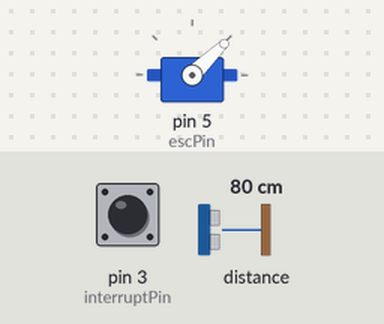
Bench run of a sketch on a simulated Arduino Uno, built with avr-gcc and run on an emulated ATmega328P. On the bench: servo. Wiring (inferred from the names in the program): LIDAR-Lite range finder at I2C address 0x62. The inputs (shaded band) are chosen by the test bench; at power-on: pin 3 (interruptPin) HIGH, distance to the obstacle 80 cm. What the sketch prints to the serial monitor is not drawn.

Above: at 0.1 s.
At 3.2 s:
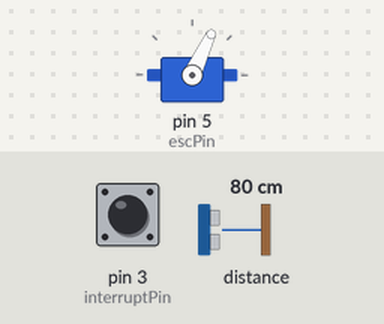
3.3 s: pin 3 (interruptPin) pulled LOW for 0.15 s
At 5.0 s:
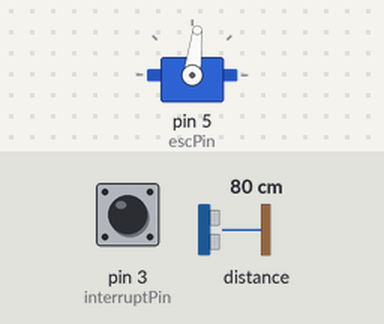
Timing chart, 0 to 6.5 s (numbered marks = the images above; inputs shaded):
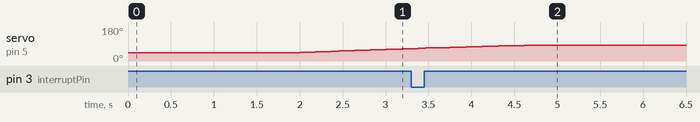

The sketch:

lidar0410_working.ino
```cpp
// simple timer. remember to start with reset().

class Timer
{
    unsigned long startTime;
    boolean timerOn;

    // constructor
  public:
    Timer() {
      startTime = micros();
    }

    unsigned long getTime() {
      return (micros() - startTime);
    }

    void reset() {
      startTime = micros();
    }

};


//#include <SimpleFIFO.h> // Simple FIFO, used for buffer readings
#include <Wire.h> // Wire libary, to handle I2C
#include <Servo.h> // Servo library, for writing to ESC and controlling speed of motor

#define addr 0x62 // I2C address to LIDAR
#define interruptPin 3 // interrupt for HALL sensor
#define escPin 5 // ESC for motor

const float pi = 3.14; // PI
byte somethingRead[100];
byte byteOne, byteTwo;
int byteCon[100];
byte confirmByte = 255;
unsigned long timeList[100];
unsigned long thisTime=0;
unsigned long lastTime = 0; //For debugging
unsigned long highestTime = 0; //For debugging
//String tmpDist;
word tmpDist;
unsigned long timeDiffer;

int angOffset = 340;

byte dummyData[4];
int mCountToPrint;
int mCount=0;

unsigned long startTime = 1000;
float mFreq=0;
unsigned long lastLoopTime = 0;
unsigned long totalLoopTime;
int counter = 0;

Timer timerOne;
float rotFreq=0;
unsigned long zeroCrossingTime = 0;
unsigned long lastZeroCrossingTime = 0;
boolean lastBiasMode = false;
word storedDist;
word storedLoc;
boolean started = false;
boolean nmtStarted = false;

float setValue = 3.0;
float error=0;
int errorSum = 0;

int escSpeed=1000;

// using integers for storing readings, might want to use float

int angFreqStored;

// interrupt variables

volatile unsigned long zeroTime;
volatile boolean flag = false;

Servo esc;

void setup() {
  attachInterrupt(1, zeroCrossing, FALLING); // attatch interrupt pin, ISR and edge
  esc.attach(escPin);
  esc.write(1000); // reset ESC by writing 1000 microseconds
  Serial.begin(115200); // serial baud rate
  Wire.begin(addr); // initialize i2c
  Wire.setClock(400000L); // set i2c clock speed

  Wire.beginTransmission(addr);
  Wire.write(0x04); // register to write

  //  Binary   01234567     2_high => enable REF_COUNT_VAL (0x12), 3_low =>  Enable measurement quick termination, 5_high => Use delay from MEASURE_DELAY (0x45)
  Wire.write(0b00100100);
  Wire.endTransmission();

  Wire.beginTransmission(addr);
  Wire.write(0x02); // Acquisition Count
  Wire.write(0x20); // Default is 0x80 // 0d = 13
  Wire.endTransmission();

  Wire.beginTransmission(addr);
  Wire.write(0x12); // Reference acquisition
  Wire.write(0x03); // Count of 3 (default is 5)
  Wire.endTransmission();

//  Wire.beginTransmission(addr);
//  Wire.write(0x1c); // Reference acquisition
//  Wire.write(0x60); // Count of 3 (default is 5)
//  Wire.endTransmission();

  delay(2000); // delay to prepare ESC

}

void loop() {
  // speed control, analog
 // int kp = analogRead(0);
  int kp = 5;
 // int escSpeed =
  //Serial.println(rotFreq);
  //kp = map(kp, 0, 1023, 0, 10); // map values from A0 to ESC
  error = setValue - rotFreq;
  errorSum = error + errorSum;
 // Serial.println(error);
  escSpeed = escSpeed + error*kp; + 0.01*errorSum;
 //  Serial.println(escSpeed);
  if(escSpeed > 1400){
    escSpeed = 1400;
  }

  esc.write(escSpeed);


  // take one reading biased, 99 unbiased
  for (int i = 0; i < 100; i++) {
    thisTime = micros();
    if (i == 0) {
      readDistance(true);
    }
    else {
      readDistance(false);
    }
    mCount = i;
    timeDiffer = micros()-thisTime;
    mFreq = 1/(timeDiffer/1000000.0);
  }


}
```

angLoc.ino
```cpp
/*
 * Print to serial. Handle serial com. here.
 *
 */

void angLoc() {
  storedLoc = (360*rotFreq*((micros() - zeroCrossingTime)/1000000.0)); // angular location measurement
}
```

printToSerial.ino
```cpp
/*
 * Print to serial. Handle serial com. here.
 *
 */


void printToSerial() {
  //  Serial.write(highByte(storedDist));
  //  Serial.write(lowByte(storedDist));
  //  Serial.write(highByte(storedLoc));
  //  Serial.write(lowByte(storedLoc));

  String toPrint = String(storedDist, DEC) + "&" + String(storedLoc, DEC);// +  "&" + String(rotFreq, 2)+  "&" + String(mFreq, 2) + "&" + mCount;
  Serial.println(toPrint);
}
```

readDistance.ino
```cpp
void readDistance(boolean biasMode) {

  // Write to register 0x00 setting mode biased/corrected
  Wire.beginTransmission(addr);
  Wire.write(0x00);

  if (biasMode == true) {
    Wire.write(0x04); // bias corrected
  }
  else {
    Wire.write(0x03); // biased
  }

  Wire.endTransmission();

  //Begin measurement

  Wire.beginTransmission(addr);
  Wire.write(0x01);

  //Write last measurements bytes Serial
  printToSerial();

  // write to 0x01, read one byte, break out when LSB is 0
  do {
    Wire.requestFrom(addr, 1);
    confirmByte = Wire.read();
    Wire.beginTransmission(addr);
    Wire.write(0x01);
  } while (confirmByte & 1); // wait for LIDAR to complete reading

  angLoc(); // store angular location

  // read two bytes from 0x8f when reading is confirmed

  Wire.beginTransmission(addr);
  Wire.write(0x8f);
  Wire.endTransmission();
  Wire.beginTransmission(addr);
  Wire.requestFrom(addr, 2);
  byte byteOne = Wire.read();
  byte byteTwo = Wire.read();

  storedDist = (byteOne << 8) + byteTwo; // shift first byte left and concatenade

  Wire.endTransmission();
}
```

zeroCrossing.ino
```cpp
void zeroCrossing() {
  zeroCrossingTime = micros(); // zero crossing gets timestamped
  // calculate difference from last zero crossing and convert to seconds
  unsigned long timeDiff = zeroCrossingTime - lastZeroCrossingTime;
  // angFreqStored = (1/(timeDiff))*2*pi; // calculating angular speed // ang speed in radians
  rotFreq = 1/((timeDiff)/1000000.0); // rotFreq gets calculated and stored
  lastZeroCrossingTime = zeroCrossingTime; // store time for next lap
}
```
